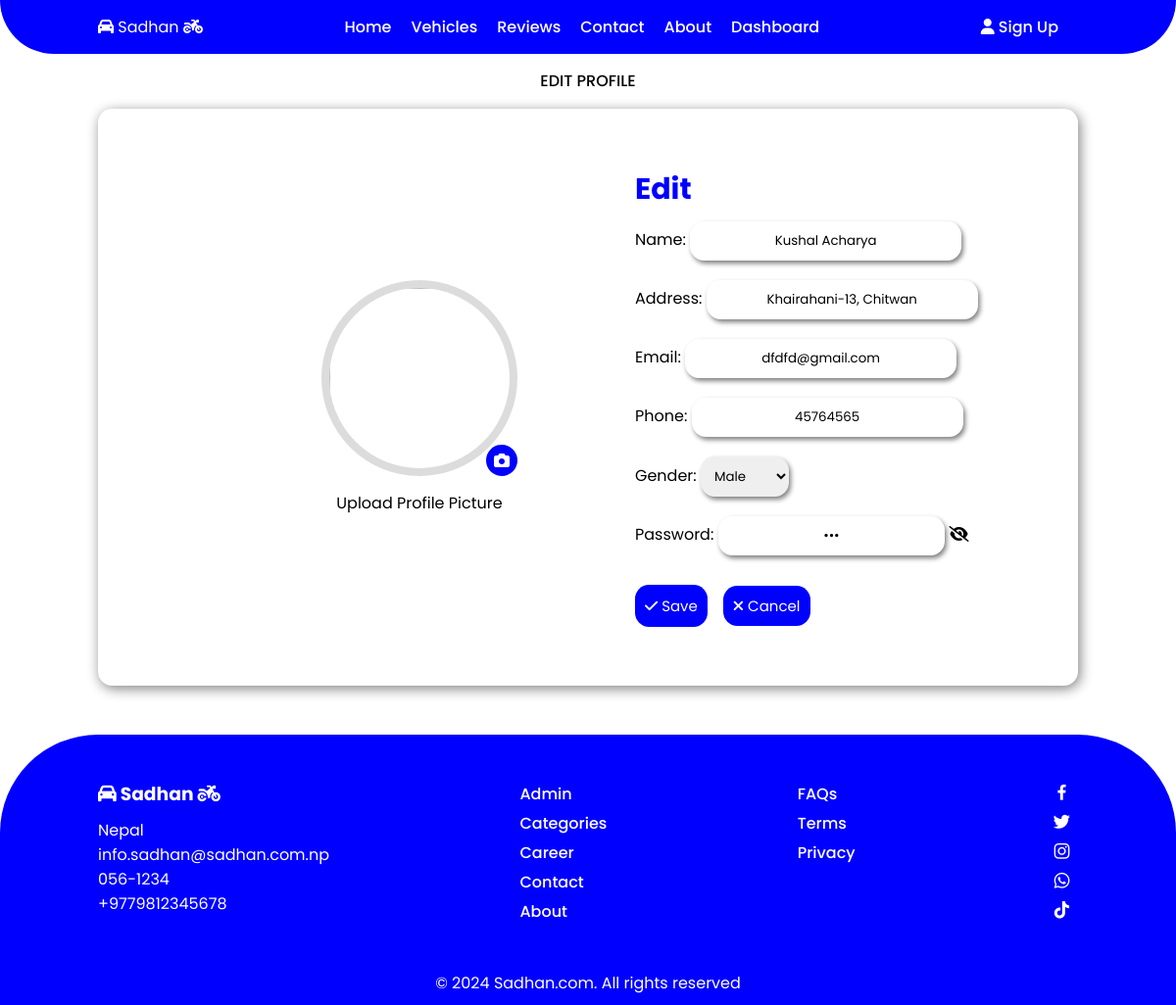
The app's page /edit-user-profile.php?u_id=1 with its own data.
### tables this page shows
CREATE TABLE `user_signup` (
  `u_id` int(11) NOT NULL,
  `u_name` varchar(50) NOT NULL,
  `u_image` varchar(100) NOT NULL,
  `u_address` varchar(100) NOT NULL,
  `u_email` varchar(50) NOT NULL,
  `u_phone` varchar(15) NOT NULL,
  `u_gender` varchar(20) NOT NULL,
  `u_password` varchar(20) NOT NULL,
  `u_reg_date` datetime NOT NULL DEFAULT CURRENT_TIMESTAMP
);

### edit-user-profile.php (the view, shortened to what this page needs)
<!DOCTYPE html>
<html lang="en">
<head>
    <link rel="stylesheet" href="css\style.css">
    <link rel="stylesheet" href="https://cdn.jsdelivr.net/npm/boxicons@latest/css/boxicons.min.css">
</head>
<body>
    <?php
        include 'container/header.php';
    ?>
<?php
    $u_id = $_GET['u_id'];
    $qry = "SELECT * FROM user_signup WHERE u_id = '$u_id'";
    include 'container/db_connection.php';
    $result = mysqli_query($con, $qry);
    $row = mysqli_fetch_assoc($result);
?>
    <section class="edit-profile" id="edit-profile">
        <div class="heading">
            <span>Edit Profile</span>
        </div>
        <div class="edit-profile-container">
            <form action="" class="profile-detail" method="POST">
                <div class="edit-profile-img">
                    <div class="upload">
                        <img src="images/<?php echo $row['u_image']; ?>" id="image">
                        <div class="rightRound" id="upload">
                            <i class="fa fa-camera"></i>
                        </div>
                    </div>
                    <p class="upload-profile-pic">Upload Profile Picture</p>
                </div>
                <div class="profile-edit-container">
                        <p>Edit</p>
                        <label for="name">Name:</label>
                            <input type="text" name="u_name" id="name" placeholder="Full Name" value="<?php echo $row['u_name'];?>"><br>
                        <label for="address">Address:</label>
                            <input type="text" name="u_address" id="address" placeholder="Address" value="<?php echo $row['u_address'];?>"><br>
                        <label for="email">Email:</label>
                            <input type="email" name="u_email" id="email" placeholder="Email" value="<?php echo $row['u_email'];?>"><br>
                        <label for="phone">Phone:</label>
                            <input name="u_phone" id="phone" placeholder="Phone" value="<?php echo $row['u_phone'];?>"></input><br>
                        <label for="gender">Gender:</label>
                            <select name="u_gender" id="gender">
                                <?php
                                    $gender = $row['u_gender'];
                                    if($gender == "male"){
                                        echo '<option value="Male">Male</option>';
                                    }
                                    elseif($gender == "female"){
                                        echo '<option value="Male">Male</option>';
                                        echo '<option value="Female">Female</option>';
                                        echo '<option value="Other">Other</option>';
                                    }
                                    else{
                                        echo '<option value="Male">Male</option>';
                                        echo '<option value="Female">Female</option>';
                                        echo '<option value="Other">Other</option>';
                                    }
                                ?>
                            </select><br>
                        <label for="password">Password:</label>
                            <input style="width: 60%;" type="password" name="u_password" id="updatepassword" placeholder="New Password" value="<?php echo $row['u_password'];?>"></input>
                            <i style="cursor: pointer;" class="fa-solid fa-eye-slash" id="updateeyeicon" aria-hidden="true" onclicK="updatetoggle()"></i>
                        <div class="saveorcancel">
                            <div class="save-btn">
                                <button type="submit" name="submit" id="savebtn"><i class="fa-solid fa-check"></i> Save</button>
                            </div>
                            <div class="cancel-btn">
                                <a href="user-profile.php?u_id=<?php echo $row['u_id'];?>"><i class="fa-solid fa-xmark"></i> Cancel</a>
                            </div>
                        </div>
                </div>
            </form>
        </div>
    </section>
    <?php
        include 'container/footer.php';
    ?>
</body>
</html>

### css/style.css (style rules this page uses)
* { margin: 0; padding: 0; box-sizing: border-box; scroll-padding-top: 2em; scroll-behavior: smooth; list-style: none; text-decoration: none; font-family: 'Poppins', sans-serif; }
:root { --main-color:gold; --second-color:#ffac38; --gradient:#ffd700; }
section { padding: 50px 100px; }
.heading { padding-top: 20px; text-align: center; }
.heading span { font-weight: 500; text-transform: uppercase; }
.about-container, .detail-container, .rent-container, .profile-container, .edit-profile-container { display: grid; grid-template-columns: repeat(2,1fr); align-items: center; gap: 3rem; margin-top: 1rem; }
.profile-container, .edit-profile-container { border-radius: 0.9rem; box-shadow: 2px 3px 13px gray; transition: all ease-in-out 0.3s; padding: 30px; }
input::placeholder { text-align: center; color: rgba(0, 8, 34, 0.658); }
img { vertical-align: middle; }
.payorcancel, .saveorcancel { display: flex; gap: 1rem; margin-top: 10px; align-items: center; }
.rent-now-btn > button, .pay-now-btn > button, .save-btn > button { background-color: blue; border: none; padding: 10px; color: white; font-size: 15px; border-radius: 0.9rem; cursor: pointer; margin-top: 10px; align-items: center; }
.cancel-btn > a { position: relative; background-color: blue; border: none; padding: 10px; color: white; font-size: 15px; border-radius: 0.9rem; cursor: pointer; margin-top: 10px; align-items: center; }
.cancel-btn { margin-top: 10px; }
.profile-detail { position: relative; display: flex; align-items: center; margin-left: 20%; width: fit-content; border-radius: 0.9rem; padding: 10px; border-radius: 0.9rem; transition: all ease-in-out 0.3s; }
.renting-detail input, .renting-detail textarea, .profile-detail input { margin: 10px 0; transition: all ease-in-out 0.3s; outline: none; border-radius: 0.9rem; border: none; box-shadow: 2px 3px 5px gray; padding: 10px; text-align: center; }
.profile-edit-container { padding: 20px; border-radius: 0.9rem; }
.edit-profile-container { display: flex; }
.profile-edit-container select { margin: 10px auto; padding: 10px; border-radius: 0.9rem; border: none; box-shadow: 2px 3px 5px gray; outline: 0; transition: 0.3s all ease-in-out; border-radius: 0.9rem; }
.renting-detail p, .profile-edit-container p { font-size: 30px; font-weight: bold; color: blue; }
.edit-profile-img { margin-right: 100px; }
.upload { width: 200px; position: relative; margin: auto; text-align: center; transition: all ease-in-out 0.3s; }
.upload img { border-radius: 50%; border: 8px solid #DCDCDC; width: 200px; height: 200px; transition: 0.5s all ease-in-out; }
.upload .rightRound { position: absolute; bottom: 0; right: 0; background: blue; width: 32px; height: 32px; line-height: 33px; text-align: center; border-radius: 50%; overflow: hidden; cursor: pointer; color: white; }
.upload-profile-pic { text-align: center; margin-top: 15px; }

### records on screen
user_signup: u_name "Kushal Acharya", u_address "Khairahani-13, Chitwan", u_email "dfdfd@gmail.com", u_phone "45764565", u_gender "Male"
